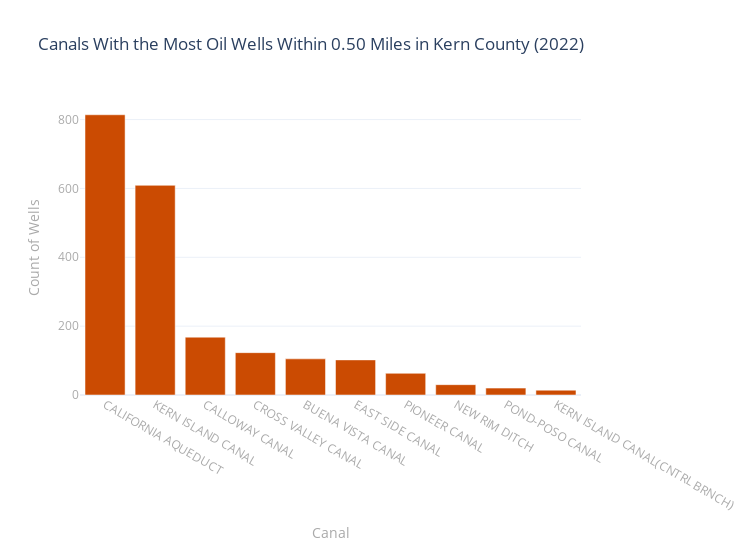

Here is the notebook cell this chart was saved with:
### Code cell
## plotting results

# setting template
import plotly.io as pio
pio.templates.default = "plotly_white"
    # options: seaborn, simple_white, plotly, plotly_white, plotly_dark
    # presentation, xgridoff, ygridoff, gridon, none

# plot 
fig = px.bar(redcanals.head(10),
        x='CANAL',
        y= 'Exposure',
        title="Canals With the Most Oil Wells Within 0.50 Miles in Kern County (2022)",
        text_auto = False,
        height=550,
        width=750,
        color_discrete_sequence =['#cb4b02']*len(redcanals),
                 labels={
                'CANAL':'Canal',
                'Exposure':'Count of Wells',
        })

# bar label
fig.update_traces(textposition='outside',textfont_size=10,textfont_color='black')

# axes labels
fig.update_yaxes(title_font_size=14,title_font_color='#aaa',tickfont_color='#aaa',tickfont_size=12)
fig.update_xaxes(title_font_size=14,title_font_color='#aaa',tickfont_color='#aaa',tickfont_size=12)

# show the figure
fig.show()

#save 
fig.write_html("wellshalftocanal.html")

### Figure 1 — Plotly figure (JSON) as saved in the notebook; plotly's stock layout.template omitted (floating-point values rounded to 4 significant figures)
{"data": [{"alignmentgroup": "True", "hovertemplate": "Canal=%{x}<br>Count of Wells=%{y}<extra></extra>", "legendgroup": "", "marker": {"color": "#cb4b02", "pattern": {"shape": ""}}, "name": "", "offsetgroup": "", "orientation": "v", "showlegend": false, "textfont": {"color": "black", "size": 10}, "textposition": "outside", "type": "bar", "x": ["CALIFORNIA AQUEDUCT", "KERN ISLAND CANAL", "CALLOWAY CANAL", "CROSS VALLEY CANAL", "BUENA VISTA CANAL", "EAST SIDE CANAL", "PIONEER CANAL", "NEW RIM DITCH", "POND-POSO CANAL", "KERN ISLAND CANAL(CNTRL BRNCH)"], "xaxis": "x", "y": [814, 609, 168, 123, 105, 102, 63, 30, 20, 14], "yaxis": "y"}], "layout": {"barmode": "relative", "height": 550, "legend": {"tracegroupgap": 0}, "title": {"text": "Canals With the Most Oil Wells Within 0.50 Miles in Kern County (2022)"}, "width": 750, "xaxis": {"anchor": "y", "autorange": true, "domain": [0, 1], "range": [-0.5, 9.5], "tickfont": {"color": "#aaa", "size": 12}, "title": {"font": {"color": "#aaa", "size": 14}, "text": "Canal"}, "type": "category"}, "yaxis": {"anchor": "x", "autorange": true, "domain": [0, 1], "range": [0, 856.8], "tickfont": {"color": "#aaa", "size": 12}, "title": {"font": {"color": "#aaa", "size": 14}, "text": "Count of Wells"}, "type": "linear"}}}
